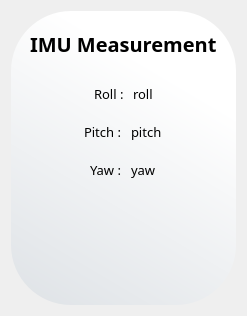
             <widget class="QWidget" name="imumeasure_page">
              <layout class="QVBoxLayout" name="verticalLayout_64">
               <item>
                <widget class="QFrame" name="frame_124">
                 <property name="styleSheet">
                  <string notr="true">#frame_124{
background-color: qlineargradient(spread:pad, x1:0, y1:1, x2:0.413, y2:0.0908638, stop:0 #dee2e6, stop:1 #ffffff);
border-radius:60px;
}

#frame_125,#frame_126,#frame_127,#frame_128,#frame_129,#frame_130,#frame_132,#rollku,#label_51,#pitchku,#label_52,#yawku,#label_53{
background-color:rgba(0,0,0,0);
}

#pushButton_24,#pushButton_25{
background-color:rgba(0,0,0,0);
border-radius:30px;
}

#pushButton_24:hover,#pushButton_25:hover{
background-color:rgba(0,0,0,20);
border-radius:30px;
}</string>
                 </property>
                 <property name="frameShape">
                  <enum>QFrame::StyledPanel</enum>
                 </property>
                 <property name="frameShadow">
                  <enum>QFrame::Raised</enum>
                 </property>
                 <layout class="QVBoxLayout" name="verticalLayout_65">
                  <item alignment="Qt::AlignLeft|Qt::AlignTop">
                   <widget class="QFrame" name="frame_125">
                    <property name="sizePolicy">
                     <sizepolicy hsizetype="Preferred" vsizetype="Expanding">
                      <horstretch>0</horstretch>
                      <verstretch>0</verstretch>
                     </sizepolicy>
                    </property>
                    <property name="frameShape">
                     <enum>QFrame::StyledPanel</enum>
                    </property>
                    <property name="frameShadow">
                     <enum>QFrame::Raised</enum>
                    </property>
                    <layout class="QHBoxLayout" name="horizontalLayout_76">
                     <item>
                      <widget class="QLabel" name="label_47">
                       <property name="font">
                        <font>
                         <family>BankGothic Md BT</family>
                         <pointsize>15</pointsize>
                         <weight>75</weight>
                         <bold>true</bold>
                        </font>
                       </property>
                       <property name="text">
                        <string>IMU Measurement</string>
                       </property>
                      </widget>
                     </item>
                    </layout>
                   </widget>
                  </item>
                  <item>
                   <widget class="QFrame" name="frame_126">
                    <property name="sizePolicy">
                     <sizepolicy hsizetype="Preferred" vsizetype="Expanding">
                      <horstretch>0</horstretch>
                      <verstretch>0</verstretch>
                     </sizepolicy>
                    </property>
                    <property name="styleSheet">
                     <string notr="true">#frame_126{
	border-image: url(:/image/Image/Group_34-removebg-preview.png);
}</string>
                    </property>
                    <property name="frameShape">
                     <enum>QFrame::StyledPanel</enum>
                    </property>
                    <property name="frameShadow">
                     <enum>QFrame::Raised</enum>
                    </property>
                    <layout class="QVBoxLayout" name="verticalLayout_66">
                     <property name="spacing">
                      <number>0</number>
                     </property>
                     <property name="leftMargin">
                      <number>0</number>
                     </property>
                     <property name="topMargin">
                      <number>0</number>
                     </property>
                     <property name="rightMargin">
                      <number>0</number>
                     </property>
                     <property name="bottomMargin">
                      <number>0</number>
                     </property>
                     <item alignment="Qt::AlignHCenter|Qt::AlignBottom">
                      <widget class="QFrame" name="frame_128">
                       <property name="frameShape">
                        <enum>QFrame::StyledPanel</enum>
                       </property>
                       <property name="frameShadow">
                        <enum>QFrame::Raised</enum>
                       </property>
                       <layout class="QHBoxLayout" name="horizontalLayout_77">
                        <item>
                         <widget class="QLabel" name="label_51">
                          <property name="font">
                           <font>
                            <family>BankGothic Md BT</family>
                            <pointsize>10</pointsize>
                           </font>
                          </property>
                          <property name="text">
                           <string>Roll : </string>
                          </property>
                         </widget>
                        </item>
                        <item>
                         <widget class="QLabel" name="rollku">
                          <property name="font">
                           <font>
                            <family>BankGothic Md BT</family>
                            <pointsize>10</pointsize>
                           </font>
                          </property>
                          <property name="text">
                           <string>roll</string>
                          </property>
                         </widget>
                        </item>
                       </layout>
                      </widget>
                     </item>
                     <item alignment="Qt::AlignHCenter|Qt::AlignVCenter">
                      <widget class="QFrame" name="frame_129">
                       <property name="frameShape">
                        <enum>QFrame::StyledPanel</enum>
                       </property>
                       <property name="frameShadow">
                        <enum>QFrame::Raised</enum>
                       </property>
                       <layout class="QHBoxLayout" name="horizontalLayout_78">
                        <item>
                         <widget class="QLabel" name="label_52">
                          <property name="font">
                           <font>
                            <family>BankGothic Md BT</family>
                            <pointsize>10</pointsize>
                           </font>
                          </property>
                          <property name="text">
                           <string>Pitch : </string>
                          </property>
                         </widget>
                        </item>
                        <item>
                         <widget class="QLabel" name="pitchku">
                          <property name="font">
                           <font>
                            <family>BankGothic Md BT</family>
                            <pointsize>10</pointsize>
                           </font>
                          </property>
                          <property name="text">
                           <string>pitch</string>
                          </property>
                         </widget>
                        </item>
                       </layout>
                      </widget>
                     </item>
                     <item alignment="Qt::AlignHCenter|Qt::AlignTop">
                      <widget class="QFrame" name="frame_130">
                       <property name="frameShape">
                        <enum>QFrame::StyledPanel</enum>
                       </property>
                       <property name="frameShadow">
                        <enum>QFrame::Raised</enum>
                       </property>
                       <layout class="QHBoxLayout" name="horizontalLayout_79">
                        <item>
                         <widget class="QLabel" name="label_53">
                          <property name="font">
                           <font>
                            <family>BankGothic Md BT</family>
                            <pointsize>10</pointsize>
                           </font>
                          </property>
                          <property name="text">
                           <string>Yaw : </string>
                          </property>
                         </widget>
                        </item>
                        <item>
                         <widget class="QLabel" name="yawku">
                          <property name="font">
                           <font>
                            <family>BankGothic Md BT</family>
                            <pointsize>10</pointsize>
                           </font>
                          </property>
                          <property name="text">
                           <string>yaw</string>
                          </property>
                         </widget>
                        </item>
                       </layout>
                      </widget>
                     </item>
                    </layout>
                   </widget>
                  </item>
                  <item alignment="Qt::AlignLeft|Qt::AlignBottom">
                   <widget class="QFrame" name="frame_127">
                    <property name="sizePolicy">
                     <sizepolicy hsizetype="Preferred" vsizetype="Expanding">
                      <horstretch>0</horstretch>
                      <verstretch>0</verstretch>
                     </sizepolicy>
                    </property>
                    <property name="frameShape">
                     <enum>QFrame::StyledPanel</enum>
                    </property>
                    <property name="frameShadow">
                     <enum>QFrame::Raised</enum>
                    </property>
                    <layout class="QHBoxLayout" name="horizontalLayout_75">
                     <item>
                      <widget class="QFrame" name="frame_132">
                       <property name="frameShape">
                        <enum>QFrame::StyledPanel</enum>
                       </property>
                       <property name="frameShadow">
                        <enum>QFrame::Raised</enum>
                       </property>
                       <layout class="QHBoxLayout" name="horizontalLayout_80">
                        <item>
                         <widget class="QPushButton" name="pushButton_24">
                          <property name="sizePolicy">
                           <sizepolicy hsizetype="Maximum" vsizetype="Maximum">
                            <horstretch>0</horstretch>
                            <verstretch>0</verstretch>
                           </sizepolicy>
                          </property>
                          <property name="minimumSize">
                           <size>
                            <width>60</width>
                            <height>60</height>
                           </size>
                          </property>
                          <property name="text">
                           <string/>
                          </property>
                          <property name="icon">
                           <iconset resource="res.qrc">
                            <normaloff>:/icon/Icon/icons8-save-file-20.png</normaloff>:/icon/Icon/icons8-save-file-20.png</iconset>
                          </property>
                          <property name="iconSize">
                           <size>
                            <width>60</width>
                            <height>60</height>
                           </size>
                          </property>
                         </widget>
                        </item>
                        <item>
                         <widget class="QPushButton" name="pushButton_25">
                          <property name="sizePolicy">
                           <sizepolicy hsizetype="Maximum" vsizetype="Maximum">
                            <horstretch>0</horstretch>
                            <verstretch>0</verstretch>
                           </sizepolicy>
                          </property>
                          <property name="minimumSize">
                           <size>
                            <width>60</width>
                            <height>60</height>
                           </size>
                          </property>
                          <property name="text">
                           <string/>
                          </property>
                          <property name="icon">
                           <iconset resource="res.qrc">
                            <normaloff>:/icon/Icon/icons8-paste-20.png</normaloff>:/icon/Icon/icons8-paste-20.png</iconset>
                          </property>
                          <property name="iconSize">
                           <size>
                            <width>60</width>
                            <height>60</height>
                           </size>
                          </property>
                         </widget>
                        </item>
                       </layout>
                      </widget>
                     </item>
                    </layout>
                   </widget>
                  </item>
                 </layout>
                </widget>
               </item>
              </layout>
             </widget>
